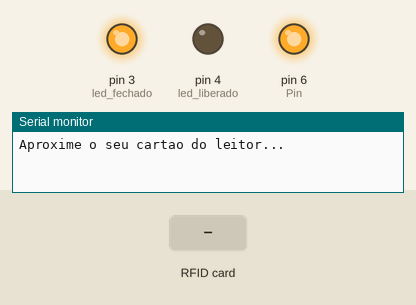
This sketch was run on a simulated Arduino Uno, built with avr-gcc and run on an emulated ATmega328P. On the bench: output pins drawn as LEDs (lit = HIGH), the last lines printed to the serial monitor. Dashed ring = blinking. Inputs (shaded band) come from the test bench. Pins used as bus, display or sensor lines are not drawn.

Above: at 1.2 s.
1.3 s: RFID card B2 AD D5 E5 held to the reader
At 1.47 s:
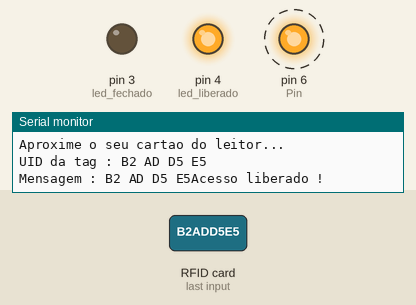
At 2.7 s:
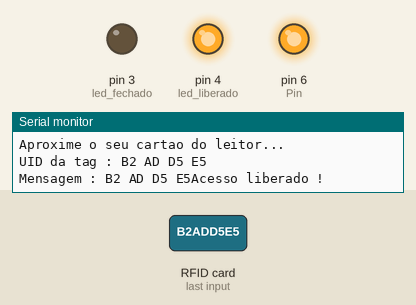
4.3 s: RFID card 5E 7A 19 C4 held to the reader
Timing chart, 0 to 7.3 s (numbered marks = the images above; inputs shaded):
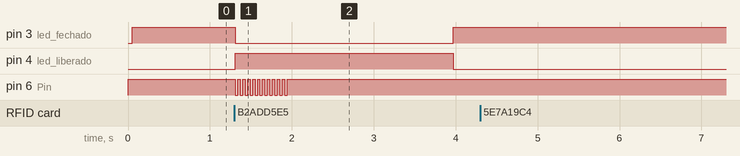

Measured:
- after the input at 1.3 s, pin 3 (led_fechado): HIGH → LOW at once, → HIGH 2.7 s later; pin 4 (led_liberado): LOW → HIGH at once, → LOW 2.7 s later; pin 6 (Pin): alternates HIGH for 0.03 s and LOW for 0.03 s, 22 changes in all, then stays HIGH, starting at once

The sketch:

rfid.ino
```cpp
#include <SPI.h>
#include <MFRC522.h>

#define SS_PIN 10
#define RST_PIN 9
// Definicoes pino modulo RC522
MFRC522 mfrc522(SS_PIN, RST_PIN);

// Leds indicadores acesso liberado ou negado
int led_liberado = 4;
int led_fechado = 3;
int Pin = 6;

char st[20];

//============================================================
void setup()
{
  pinMode(led_liberado, OUTPUT);
  pinMode(led_fechado, OUTPUT);
  pinMode(Pin, OUTPUT);
  digitalWrite(Pin, HIGH);
  Serial.begin(9600);
  // Inicia  SPI bus
  SPI.begin();
  // Inicia MFRC522
  mfrc522.PCD_Init();
  // Mensagens iniciais no serial monitor
  Serial.println("Aproxime o seu cartao do leitor...");
  Serial.println();
  digitalWrite(led_fechado, HIGH);
}

//=========================================================
void abrir()
{
    digitalWrite(led_fechado, LOW);
    digitalWrite(led_liberado, HIGH);
    Serial.println("Acesso liberado !");
    Serial.println();

    for (int i=0; i<=10; i++){
        digitalWrite(Pin, LOW);
        delay(30);
        digitalWrite(Pin, HIGH);
        delay(30);
    }
    delay(2000);
    digitalWrite(led_liberado, LOW);
    digitalWrite(led_fechado, HIGH);
}
//==========================================================

void loop()
{
  // Aguarda a aproximacao do cartao
  if ( ! mfrc522.PICC_IsNewCardPresent())
  {
    return;
  }
  // Seleciona um dos cartoes
  if ( ! mfrc522.PICC_ReadCardSerial())
  {
    return;
  }
  // Mostra UID na serial
  Serial.print("UID da tag :");
  String conteudo= "";
  byte letra;
  for (byte i = 0; i < mfrc522.uid.size; i++)
  {
     Serial.print(mfrc522.uid.uidByte[i] < 0x10 ? " 0" : " ");
     Serial.print(mfrc522.uid.uidByte[i], HEX);
     conteudo.concat(String(mfrc522.uid.uidByte[i] < 0x10 ? " 0" : " "));
     conteudo.concat(String(mfrc522.uid.uidByte[i], HEX));
  }
  Serial.println();
  Serial.print("Mensagem : ");
  conteudo.toUpperCase();
  Serial.print(conteudo.substring(1));

  // Testa se o cartao1 foi lido
  if (conteudo.substring(1) == "B2 AD D5 E5")
  {
    abrir();
    }

  delay(500);
}
```
